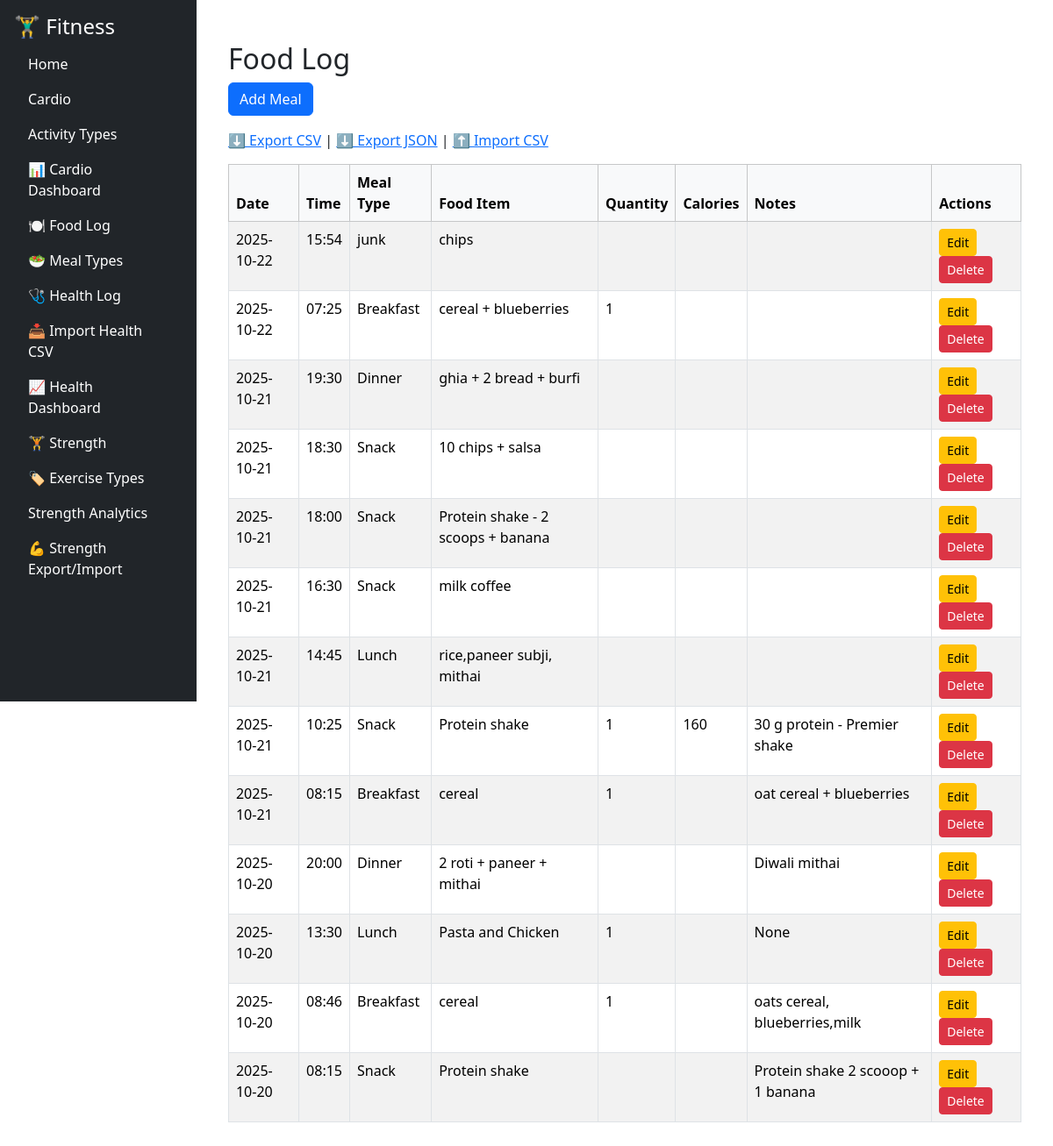
The app's page /food/food, older data.
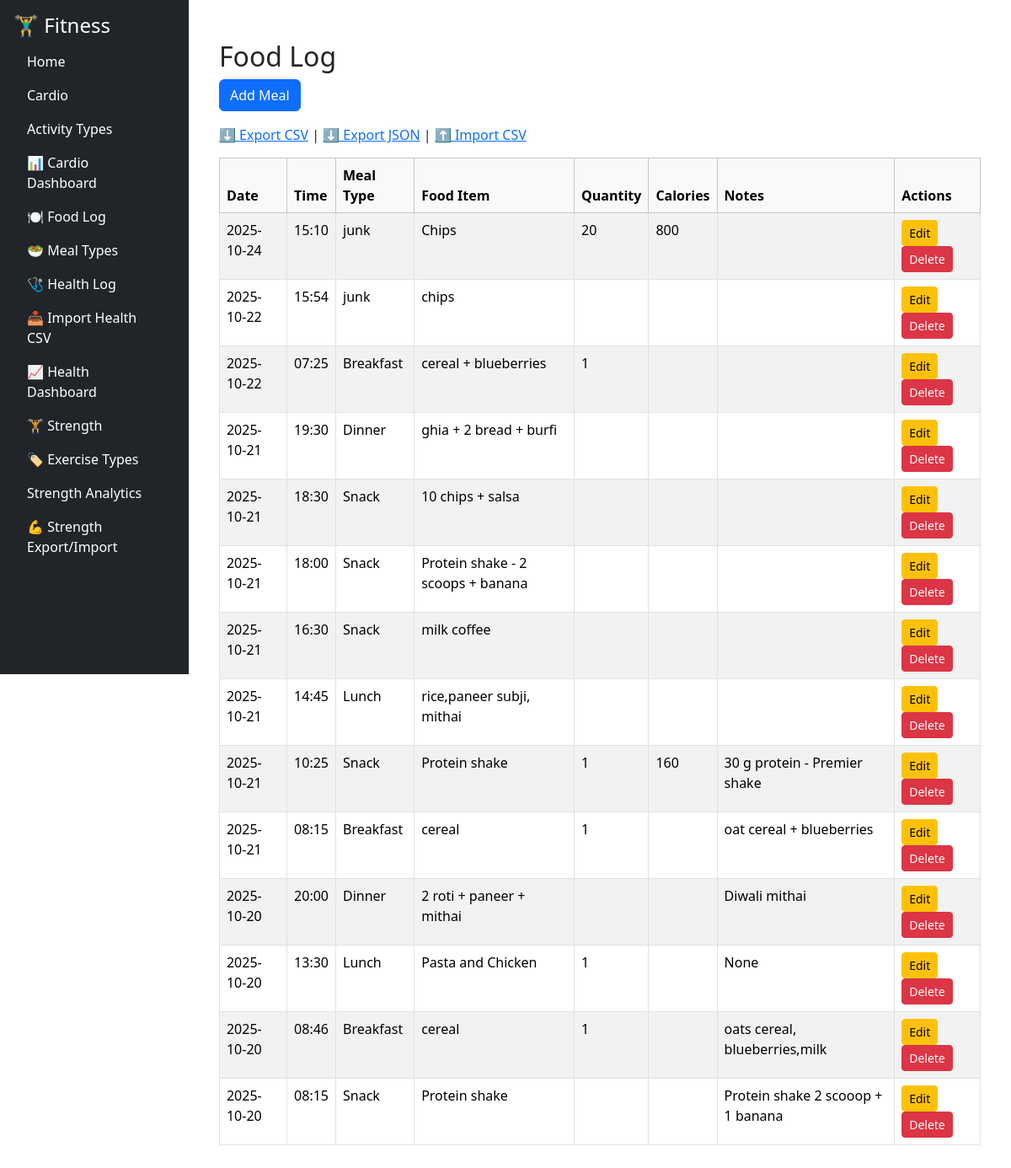
The same page, newer data.
### tables this page shows
CREATE TABLE food_log (
            id INTEGER PRIMARY KEY AUTOINCREMENT,
            date TEXT NOT NULL,
            time TEXT,
            meal_type_id INTEGER NOT NULL,
            food_item TEXT NOT NULL,
            quantity TEXT,
            calories INTEGER,
            notes TEXT,
            FOREIGN KEY (meal_type_id) REFERENCES meal_types(id)
        );

CREATE TABLE meal_types (
            id INTEGER PRIMARY KEY AUTOINCREMENT,
            name TEXT NOT NULL UNIQUE
        );

### fitness/food/routes/food_routes.py (the view)
@food_bp.route('/food')
def food_list():
    conn = get_connection()
    foods = conn.execute("""
        SELECT f.*, mt.name AS meal_name
        FROM food_log f
        JOIN meal_types mt ON f.meal_type_id = mt.id
        ORDER BY date DESC, time DESC
    """).fetchall()
    conn.close()
    return render_template('food_list.html', foods=foods)

### fitness/db/db.py (called while the page is built)
def get_connection():
    conn = sqlite3.connect(DB_PATH)
    conn.row_factory = sqlite3.Row
    return conn

### fitness/food/templates/food_list.html
{% extends "base.html" %}
{% block content %}
<div class="container mt-4">
  <h2>Food Log</h2>
  <a href="{{ url_for('food_bp.add_food') }}" class="btn btn-primary mb-3">Add Meal</a>
<div style="margin-bottom: 15px;">
    <a href="{{ url_for('food_bp.export_food_csv') }}">⬇️ Export CSV</a> |
    <a href="{{ url_for('food_bp.export_food_json') }}">⬇️ Export JSON</a> |
    <a href="{{ url_for('food_bp.import_food_csv') }}">⬆️ Import CSV</a>
</div>
  <table class="table table-striped table-bordered">
    <thead class="table-light">
      <tr>
        <th class="sortable" data-type="date">Date</th>
        <th class="sortable">Time</th>
        <th class="sortable">Meal Type</th>
        <th class="sortable">Food Item</th>
        <th>Quantity</th>
        <th>Calories</th>
        <th>Notes</th>
        <th>Actions</th>
      </tr>
    </thead>
    <tbody>
      {% for f in foods %}
      <tr>
        <td>{{ f['date'] }}</td>
        <td>{{ f['time'] or '' }}</td>
        <td>{{ f['meal_name'] }}</td>
        <td>{{ f['food_item'] }}</td>
        <td>{{ f['quantity'] or '' }}</td>
        <td>{{ f['calories'] or '' }}</td>
        <td>{{ f['notes'] or '' }}</td>
        <td>
          <a href="{{ url_for('food_bp.edit_food', id=f['id']) }}" class="btn btn-sm btn-warning">Edit</a>
          <a href="{{ url_for('food_bp.delete_food', id=f['id']) }}" class="btn btn-sm btn-danger"
             onclick="return confirm('Delete this entry?')">Delete</a>
        </td>
      </tr>
      {% endfor %}
    </tbody>
  </table>
</div>
{% endblock %}

### fitness/templates/base.html (shortened to what this page needs)
<!DOCTYPE html>
<html lang="en">
<head>
    <link rel="stylesheet" href="https://cdn.jsdelivr.net/npm/bootstrap@5.3.2/dist/css/bootstrap.min.css">
</head>
<body>
<div class="d-flex">
    <div class="bg-dark text-white p-3" style="min-width:200px; height:100vh;">
        <h4>🏋️‍♂️ Fitness</h4>
        <ul class="nav flex-column">
<li class="nav-item"><a href="{{ url_for('index') }}" class="nav-link text-white">Home</a></li>
<li class="nav-item"><a href="{{ url_for('cardio_bp.cardio_list') }}" class="nav-link text-white">Cardio</a></li>
<li class="nav-item"><a href="{{ url_for('cardio_bp.activity_types') }}" class="nav-link text-white">Activity Types</a></li>
<li class="nav-item"><a href="{{ url_for('cardio_bp.dashboard') }}" class="nav-link text-white">📊 Cardio Dashboard</a></li>
<li class="nav-item">
  <a class="nav-link text-white" href="{{ url_for('food_bp.food_list') }}">🍽️ Food Log</a>
</li>
<li class="nav-item">
  <a class="nav-link text-white" href="{{ url_for('food_bp.meal_types') }}">🥗 Meal Types</a>
</li>
<li class="nav-item"><a class="nav-link text-white" href="{{ url_for('health_bp.health_list') }}">🩺 Health Log</a></li>
  <li class="nav-item"><a class="nav-link text-white" href="{{ url_for('health_bp.health_import') }}">📥 Import Health CSV</a></li>
  <li class="nav-item"><a class="nav-link text-white" href="{{ url_for('health_bp.health_dashboard') }}">📈 Health Dashboard</a></li>
<li class="nav-item"><a class="nav-link text-white" href="{{ url_for('strength_bp.strength_list') }}">🏋️ Strength</a></li>
<li class="nav-item"><a class="nav-link text-white" href="{{ url_for('strength_bp.exercise_types') }}">🏷️ Exercise Types</a></li>
<li class="nav-item"><a class="nav-link text-white" href="{{ url_for('strength_bp.strength_dashboard') }}">Strength Analytics</a></li>
<li class="nav-item"><a class="nav-link text-white" href="{{ url_for('strength_bp.import_strength') }}">💪 Strength Export/Import</a></li>
          </ul>
    </div>
    <div class="flex-grow-1 p-4">
        {% block content %}{% endblock %}
    </div>
</div>
</body>
</html>

### fitness/templates/base.html (style rules this page uses)
th.sortable { user-select: none; }

Row changes from the older to the newer data that the page shows:
added food_log: date "2025-10-24", time "15:10", meal_name "junk", food_item "Chips", quantity "20", calories "800"
